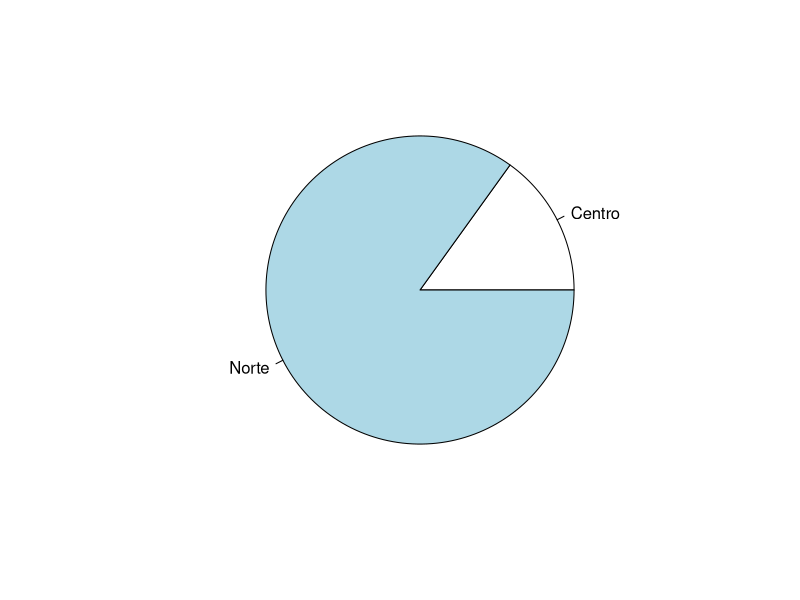
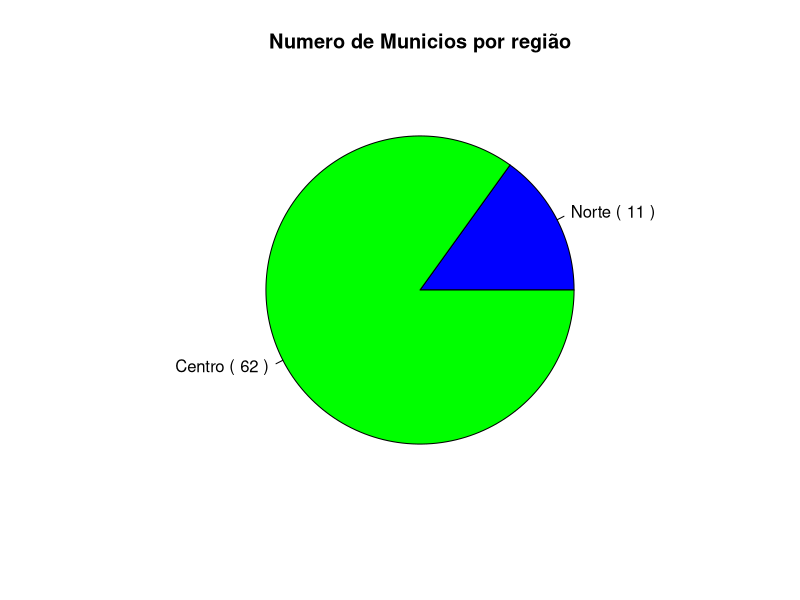
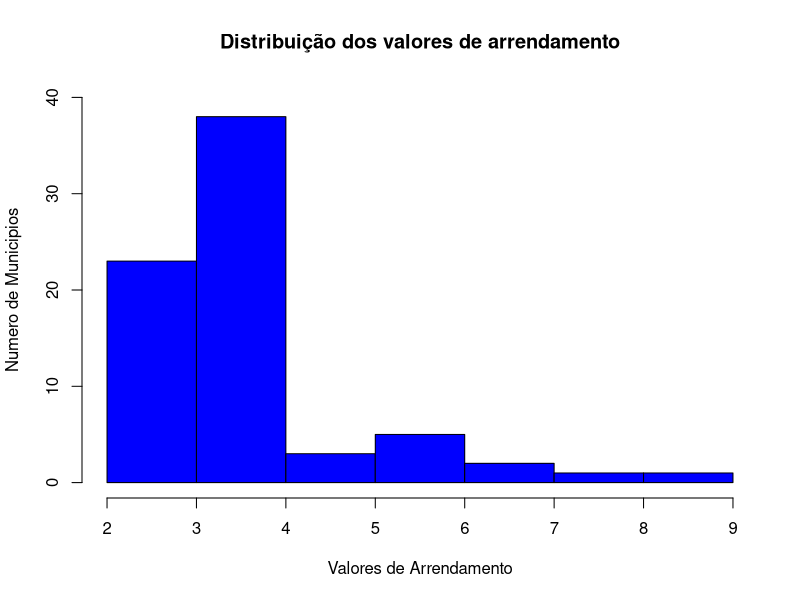
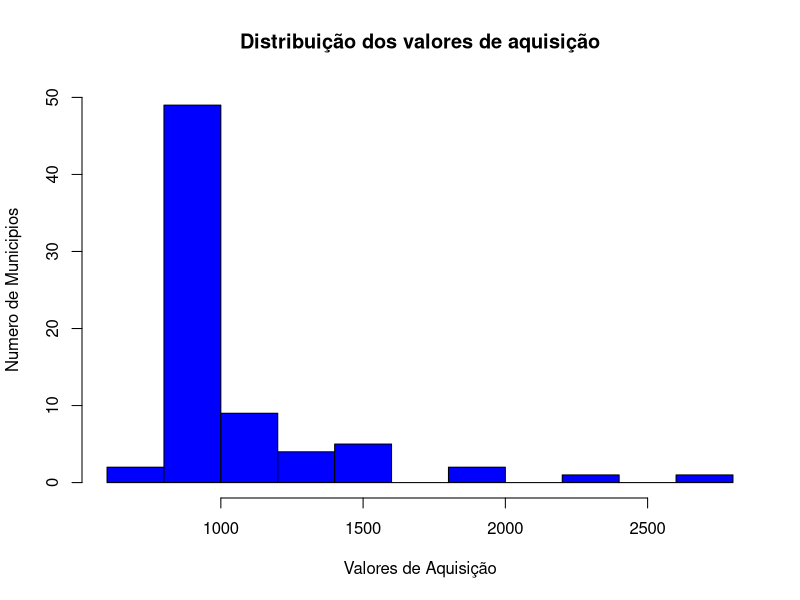

These figures' R source, in order:
getwd() #devolve a diretoria onde est? o script R
#colocar o ficheiro de dados na mesma diretoria

setwd("C:/Users/mauro/Desktop/Universidade/2_ANO/1_SEMESTRE/ESTATISTICA/trabalho_gr_8")
#install.packages("readxl") #para instalar o pacote, n?o voltar a instalar!!!
library(readxl) # chama o comando em argumento
dados=read_excel("INE.xlsx")

#Nome das variáveis
names(dados)
#Para aceder aos dados
attach(dados)

#Mun- Variável qualitativa ordinal
#NUTS II- Variável qualitativa nominal
#VRefAq - Variável quantitativa contínua
#VRefAr - Variável quantitativa contínua
#n.Nucleos - Variável quantitativa discreta
#Equipa - Variável qualitativa nominal

fa_n=table(`NUTS II`)
fa_n

fa_e=table(Equipa)
fa_e

pie(fa_n)
cores_n<-c("blue","green")
nomes_n<-c("Norte","Centro")
rotulo_n<-paste(nomes_n,"(",paste(fa_n),")",sep=" ")
pie(fa_n, main="Numero de Municios por região",labels=rotulo_n,col=cores_n)


h_ar<-hist(VRefAr,main="Distribuição dos valores de arrendamento",xlab="Valores de Arrendamento",ylab="Numero de Municipios", col="blue",ylim=c(0,40),xlim=c(2,9))
h_ar

h_aq<-hist(VRefAq,main="Distribuição dos valores de aquisição",xlab="Valores de Aquisição",ylab="Numero de Municipios", col="blue",ylim=c(0,50),xlim=c(600,2800))
h_aq

N=72
fr_AQ=round(h_aq$counts/N,2)
fr_AQ
